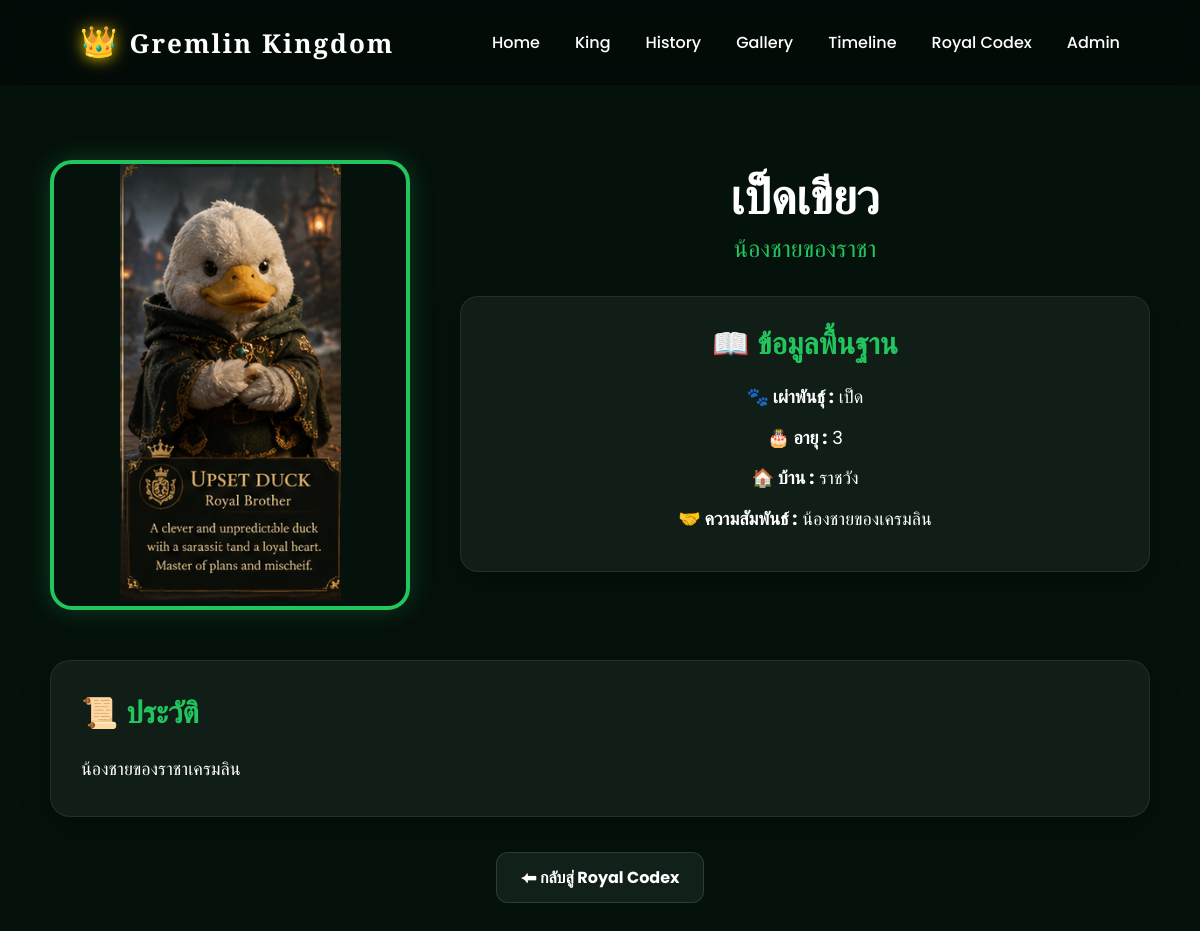
The page /character/4 on the database its author committed.
### tables this page shows
CREATE TABLE characters (
    id INTEGER PRIMARY KEY AUTOINCREMENT,
    name TEXT NOT NULL,
    title TEXT,
    race TEXT,
    age INTEGER,
    description TEXT,
    image TEXT
, home TEXT, relationship TEXT);

### main.py (the view)
@app.get("/character/{character_id}")
async def character_detail(request: Request, character_id: int):
    conn = get_connection()
    cursor = conn.cursor()
    cursor.execute(
        """
            SELECT *
            FROM characters
            WHERE id = ?
            """,
        (character_id,),
    )
    character = cursor.fetchone()
    conn.close()
    return templates.TemplateResponse(
        request=request, name="character.html", context={"character": character}
    )

### templates/character.html (shortened to what this page needs)
{% extends "base.html" %}
{% block content %}
<section class="character-profile">
    <div class="character-header">
        <div class="character-image-box">
            <img src="{{ character['image'] }}" alt="{{ character['name'] }}" class="character-detail-image">
        </div>
        <div class="character-summary">
            <h1>{{ character["name"] }}</h1>
            <h2>{{ character["title"] }}</h2>
            <div class="info-card">
                <h3>📖 ข้อมูลพื้นฐาน</h3>
                <p>
                    <strong>🐾 เผ่าพันธุ์ :</strong>
                    {{ character["race"] }}
                </p>
                <p>
                    <strong>🎂 อายุ :</strong>
                    {{ character["age"] }}
                </p>
                <p>
                    <strong>🏠 บ้าน :</strong>
                    {{ character["home"] }}
                </p>
                <p>
                    <strong>🤝 ความสัมพันธ์ :</strong>
                    {{ character["relationship"] }}
                </p>
            </div>
        </div>
    </div>
    <div class="description-card">
        <h3>📜 ประวัติ</h3>
        <p>
            {{ character["description"] }}
        </p>
    </div>
    <div class="back-button">
        <a href="/codex">
            ⬅ กลับสู่ Royal Codex
        </a>
    </div>
</section>
{% endblock %}

### static/css/style.css (style rules this page uses)
* { margin: 0; padding: 0; box-sizing: border-box; }
body { font-family: 'Poppins', sans-serif; background: #05110b; color: white; }
.character-header h1 { margin-top: 25px; font-size: 52px; font-family: 'Cinzel', serif; }
.character-header h2 { margin-top: 10px; color: #22c55e; font-size: 26px; font-weight: 500; }
.info-card, .description-card { background: #102017; padding: 35px; border-radius: 20px; margin-top: 35px; border: 1px solid rgba(255, 255, 255, .08); box-shadow: 0 10px 30px rgba(0, 0, 0, .25); }
.info-card h3, .description-card h3 { color: #22c55e; margin-bottom: 25px; font-size: 30px; font-family: 'Cinzel', serif; }
.info-card p, .description-card p { margin: 15px 0; font-size: 18px; line-height: 1.8; }
.back-button { margin-top: 50px; text-align: center; }
.back-button a { display: inline-block; padding: 16px 38px; background: #22c55e; color: white; border-radius: 50px; text-decoration: none; transition: .35s; font-weight: bold; }
.character-profile { width: min(1100px, 92%); margin: 0 auto; padding-top: 160px; padding-bottom: 60px; }
.character-header { text-align: center; margin-bottom: 50px; display: grid; grid-template-columns: 360px 1fr; gap: 50px; align-items: start; }
.character-image-box { display: flex; justify-content: center; align-items: flex-start; }
.character-detail-image { width: 360px; max-width: 100%; height: 450px; object-fit: contain; border-radius: 22px; border: 4px solid #22c55e; box-shadow: 0 0 25px rgba(34, 197, 94, 0.25); display: block; }
.character-summary { padding-top: 10px; }
.character-summary h1 { margin: 0 0 8px; font-size: 48px; line-height: 1.1; }
.character-summary h2 { margin: 0 0 30px; color: #22c55e; font-size: 24px; }
.character-summary .info-card { margin: 0; padding: 25px; border-radius: 18px; background: rgba(20, 35, 28, 0.75); border: 1px solid rgba(255, 255, 255, 0.08); }
.character-summary .info-card h3 { margin-top: 0; margin-bottom: 20px; }
.character-summary .info-card p { margin: 12px 0; line-height: 1.6; }
.description-card { margin-top: 45px; padding: 30px; border-radius: 20px; background: rgba(20, 35, 28, 0.75); border: 1px solid rgba(255, 255, 255, 0.08); }
.description-card h3 { margin-top: 0; margin-bottom: 20px; }
.description-card p { line-height: 1.9; margin: 0; }
.back-button { display: flex; justify-content: center; margin-top: 35px; }
.back-button a { display: inline-block; padding: 12px 24px; border-radius: 12px; background: rgba(20, 35, 28, 0.9); border: 1px solid rgba(255, 255, 255, 0.12); color: white; text-decoration: none; transition: transform 0.2s ease, background 0.2s ease; }

### rows shown on the page
characters: image (picture), name "เป็ดเขียว", title "น้องชายของราชา", race "เป็ด", age "3", home "ราชวัง", relationship "น้องชายของเครมลิน", description "น้องชายของราชาเครมลิน"
